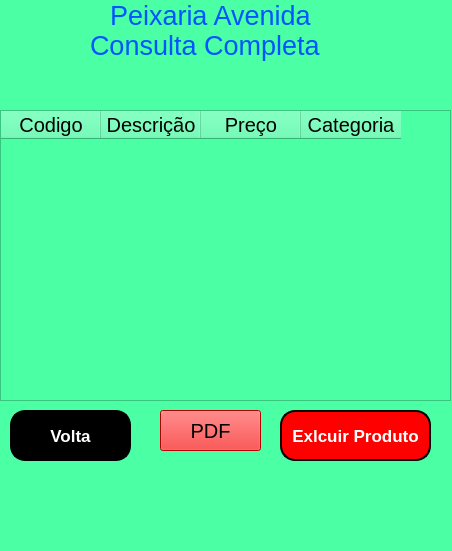
<?xml version="1.0" encoding="UTF-8"?>
<ui version="4.0">
 <class>MainWindow</class>
 <widget class="QMainWindow" name="MainWindow">
  <property name="geometry">
   <rect>
    <x>0</x>
    <y>0</y>
    <width>452</width>
    <height>551</height>
   </rect>
  </property>
  <property name="windowTitle">
   <string>MainWindow</string>
  </property>
  <property name="styleSheet">
   <string notr="true">background-color: rgb(75, 255, 165);</string>
  </property>
  <widget class="QWidget" name="centralwidget">
   <widget class="QPushButton" name="pushButton_6">
    <property name="geometry">
     <rect>
      <x>10</x>
      <y>410</y>
      <width>121</width>
      <height>51</height>
     </rect>
    </property>
    <property name="font">
     <font>
      <pointsize>13</pointsize>
      <weight>75</weight>
      <bold>true</bold>
     </font>
    </property>
    <property name="styleSheet">
     <string notr="true">background-color: rgb(555, 102, 255);
color: rgb(255, 255, 255);
border-style: outset;
border-width: 2px;
border-radius: 15px;
border-color: black;</string>
    </property>
    <property name="text">
     <string>Volta</string>
    </property>
   </widget>
   <widget class="QLabel" name="label_6">
    <property name="geometry">
     <rect>
      <x>90</x>
      <y>30</y>
      <width>251</width>
      <height>31</height>
     </rect>
    </property>
    <property name="font">
     <font>
      <pointsize>20</pointsize>
     </font>
    </property>
    <property name="styleSheet">
     <string notr="true">color: rgb(0, 85, 255);</string>
    </property>
    <property name="text">
     <string>Consulta Completa</string>
    </property>
   </widget>
   <widget class="QTableWidget" name="tableWidget">
    <property name="geometry">
     <rect>
      <x>0</x>
      <y>110</y>
      <width>451</width>
      <height>291</height>
     </rect>
    </property>
    <column>
     <property name="text">
      <string>Codigo</string>
     </property>
     <property name="font">
      <font>
       <pointsize>15</pointsize>
      </font>
     </property>
     <property name="background">
      <color alpha="225">
       <red>0</red>
       <green>85</green>
       <blue>225</blue>
      </color>
     </property>
    </column>
    <column>
     <property name="text">
      <string>Descrição</string>
     </property>
     <property name="font">
      <font>
       <pointsize>15</pointsize>
      </font>
     </property>
     <property name="background">
      <color alpha="225">
       <red>0</red>
       <green>85</green>
       <blue>225</blue>
      </color>
     </property>
    </column>
    <column>
     <property name="text">
      <string>Preço</string>
     </property>
     <property name="font">
      <font>
       <pointsize>15</pointsize>
      </font>
     </property>
     <property name="background">
      <color alpha="225">
       <red>0</red>
       <green>85</green>
       <blue>225</blue>
      </color>
     </property>
    </column>
    <column>
     <property name="text">
      <string>Categoria</string>
     </property>
     <property name="font">
      <font>
       <pointsize>15</pointsize>
      </font>
     </property>
     <property name="background">
      <color alpha="225">
       <red>0</red>
       <green>85</green>
       <blue>225</blue>
      </color>
     </property>
    </column>
   </widget>
   <widget class="QLabel" name="label_5">
    <property name="geometry">
     <rect>
      <x>110</x>
      <y>0</y>
      <width>201</width>
      <height>31</height>
     </rect>
    </property>
    <property name="font">
     <font>
      <pointsize>20</pointsize>
     </font>
    </property>
    <property name="styleSheet">
     <string notr="true">color: rgb(0, 85, 255);</string>
    </property>
    <property name="text">
     <string>Peixaria Avenida</string>
    </property>
   </widget>
   <widget class="QLabel" name="label_2">
    <property name="geometry">
     <rect>
      <x>190</x>
      <y>50</y>
      <width>31</width>
      <height>61</height>
     </rect>
    </property>
    <property name="text">
     <string/>
    </property>
    <property name="pixmap">
     <pixmap>usuario.png</pixmap>
    </property>
   </widget>
   <widget class="QPushButton" name="pushButton_4">
    <property name="geometry">
     <rect>
      <x>280</x>
      <y>410</y>
      <width>151</width>
      <height>51</height>
     </rect>
    </property>
    <property name="font">
     <font>
      <pointsize>13</pointsize>
      <weight>75</weight>
      <bold>true</bold>
     </font>
    </property>
    <property name="styleSheet">
     <string notr="true">background-color: rgb(255, 0, 0);
color: rgb(255, 255, 255);
border-style: outset;
border-width: 2px;
border-radius: 15px;
border-color: black;</string>
    </property>
    <property name="text">
     <string>Exlcuir Produto</string>
    </property>
   </widget>
   <widget class="QPushButton" name="pushButton">
    <property name="geometry">
     <rect>
      <x>160</x>
      <y>410</y>
      <width>101</width>
      <height>41</height>
     </rect>
    </property>
    <property name="font">
     <font>
      <pointsize>15</pointsize>
     </font>
    </property>
    <property name="styleSheet">
     <string notr="true">background-color: rgb(255, 0, 0);</string>
    </property>
    <property name="text">
     <string>PDF</string>
    </property>
   </widget>
   <zorder>label_2</zorder>
   <zorder>pushButton_6</zorder>
   <zorder>label_6</zorder>
   <zorder>tableWidget</zorder>
   <zorder>label_5</zorder>
   <zorder>pushButton_4</zorder>
   <zorder>pushButton</zorder>
  </widget>
  <widget class="QMenuBar" name="menubar">
   <property name="geometry">
    <rect>
     <x>0</x>
     <y>0</y>
     <width>452</width>
     <height>22</height>
    </rect>
   </property>
  </widget>
  <widget class="QStatusBar" name="statusbar"/>
 </widget>
 <resources/>
 <connections/>
</ui>
